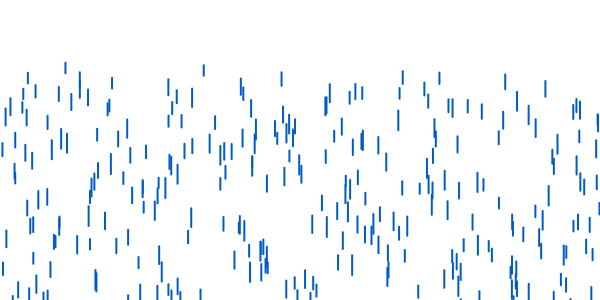
Frame 1 (no input)
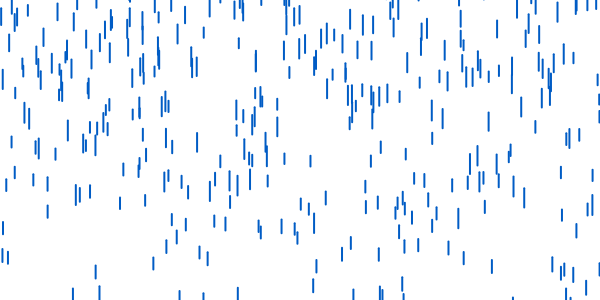
Frame 60 (no input)
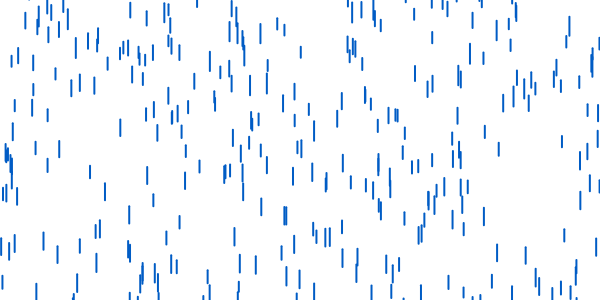
Frame 120 (the mouse pressed at the canvas centre since frame 60)

The p5.js sketch that drew these frames (run headless with seeded random() and noise() and a simulated clock; from frame 60 on, the mouse is pressed at the canvas centre):

// p5.js sketch
// ── sketch.js
class Drop {
  constructor(
    
  ){
    this.x = random(width);
    this.y = random(500, 50);
     this.z = random(0, 20);
    this.len = map(this.z, 0, 20, 10, 20);
    this.yspeed = map(this.z, 0, 20, 10, 40);
  
  }
  
  fall() {
    this.y = this.y + this.yspeed;
    var gravity = map(this.z, 0, 20, 0, 0.2);
    this.yspeed = this.yspeed + gravity;

    if (this.y > height) {
      this.y = random(-200, -100);
      this.yspeed = map(this.z, 0, 20, 4, 10);
    }
  }

  display () {
    var drizzles = map(this.z, 0, 20, 1, 3);
    strokeWeight(2);
    stroke(0, 92, 197);
    line(this.x, this.y, this.x, this.y + this.len);
  }
}var raindrops = [];

function setup() {
  createCanvas(600,300);
  for (var i = 0; i < 500; i++){
    raindrops[i] = new Drop();
  }
}

function draw() {
  background(255,255,255);
  for (var i = 0; i < 500; i++) {
    raindrops[i].fall();
    raindrops[i].display();
  }
}
